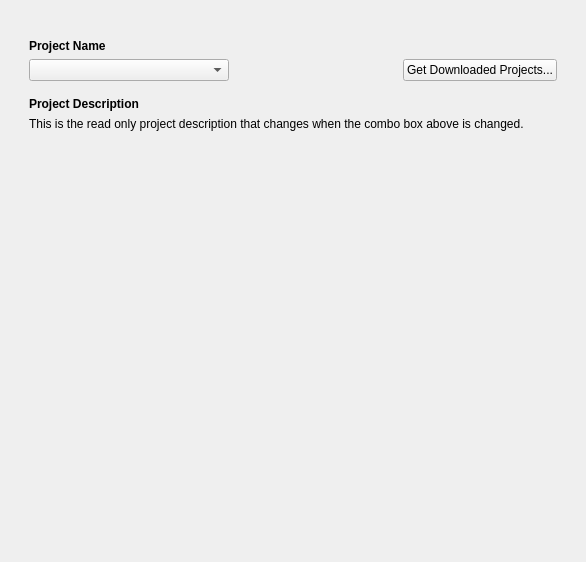
<?xml version="1.0" encoding="UTF-8"?>
<ui version="4.0">
 <class>projectCreation01</class>
 <widget class="QWidget" name="projectCreation01">
  <property name="geometry">
   <rect>
    <x>0</x>
    <y>0</y>
    <width>586</width>
    <height>562</height>
   </rect>
  </property>
  <property name="sizePolicy">
   <sizepolicy hsizetype="MinimumExpanding" vsizetype="MinimumExpanding">
    <horstretch>0</horstretch>
    <verstretch>0</verstretch>
   </sizepolicy>
  </property>
  <property name="styleSheet">
   <string notr="true"/>
  </property>
  <layout class="QVBoxLayout" name="verticalLayout_2">
   <item>
    <widget class="QFrame" name="frame">
     <property name="frameShape">
      <enum>QFrame::NoFrame</enum>
     </property>
     <property name="frameShadow">
      <enum>QFrame::Raised</enum>
     </property>
     <layout class="QVBoxLayout" name="verticalLayout">
      <item>
       <layout class="QVBoxLayout" name="verticalLayout_3">
        <property name="leftMargin">
         <number>9</number>
        </property>
        <property name="topMargin">
         <number>9</number>
        </property>
        <property name="rightMargin">
         <number>9</number>
        </property>
        <property name="bottomMargin">
         <number>9</number>
        </property>
        <item>
         <spacer name="verticalSpacer_3">
          <property name="orientation">
           <enum>Qt::Vertical</enum>
          </property>
          <property name="sizeType">
           <enum>QSizePolicy::Maximum</enum>
          </property>
          <property name="sizeHint" stdset="0">
           <size>
            <width>20</width>
            <height>10</height>
           </size>
          </property>
         </spacer>
        </item>
        <item>
         <widget class="QLabel" name="label">
          <property name="maximumSize">
           <size>
            <width>16777215</width>
            <height>15</height>
           </size>
          </property>
          <property name="font">
           <font>
            <weight>75</weight>
            <bold>true</bold>
           </font>
          </property>
          <property name="text">
           <string>Project Name</string>
          </property>
         </widget>
        </item>
        <item>
         <layout class="QHBoxLayout" name="horizontalLayout">
          <item>
           <widget class="QComboBox" name="project_combo_box">
            <property name="minimumSize">
             <size>
              <width>200</width>
              <height>0</height>
             </size>
            </property>
           </widget>
          </item>
          <item>
           <spacer name="horizontalSpacer_2">
            <property name="orientation">
             <enum>Qt::Horizontal</enum>
            </property>
            <property name="sizeHint" stdset="0">
             <size>
              <width>40</width>
              <height>20</height>
             </size>
            </property>
           </spacer>
          </item>
          <item>
           <widget class="QPushButton" name="get_available_projects_button">
            <property name="cursor">
             <cursorShape>OpenHandCursor</cursorShape>
            </property>
            <property name="text">
             <string>Get Downloaded Projects...</string>
            </property>
           </widget>
          </item>
         </layout>
        </item>
        <item>
         <spacer name="verticalSpacer_2">
          <property name="orientation">
           <enum>Qt::Vertical</enum>
          </property>
          <property name="sizeType">
           <enum>QSizePolicy::Maximum</enum>
          </property>
          <property name="sizeHint" stdset="0">
           <size>
            <width>20</width>
            <height>10</height>
           </size>
          </property>
         </spacer>
        </item>
        <item>
         <widget class="QLabel" name="label_2">
          <property name="font">
           <font>
            <weight>75</weight>
            <bold>true</bold>
           </font>
          </property>
          <property name="text">
           <string>Project Description</string>
          </property>
         </widget>
        </item>
        <item>
         <widget class="QLabel" name="project_description_label">
          <property name="text">
           <string>This is the read only project description that changes when the combo box above is changed.</string>
          </property>
          <property name="wordWrap">
           <bool>true</bool>
          </property>
         </widget>
        </item>
        <item>
         <spacer name="verticalSpacer">
          <property name="orientation">
           <enum>Qt::Vertical</enum>
          </property>
          <property name="sizeHint" stdset="0">
           <size>
            <width>20</width>
            <height>40</height>
           </size>
          </property>
         </spacer>
        </item>
       </layout>
      </item>
     </layout>
    </widget>
   </item>
  </layout>
 </widget>
 <resources/>
 <connections/>
</ui>
